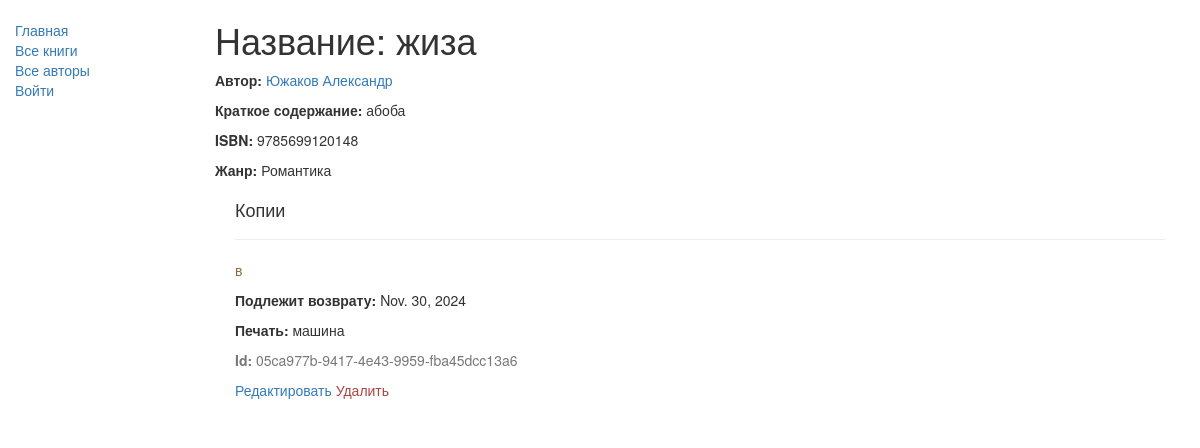
Page /catalog/book/3 on the earlier database version.
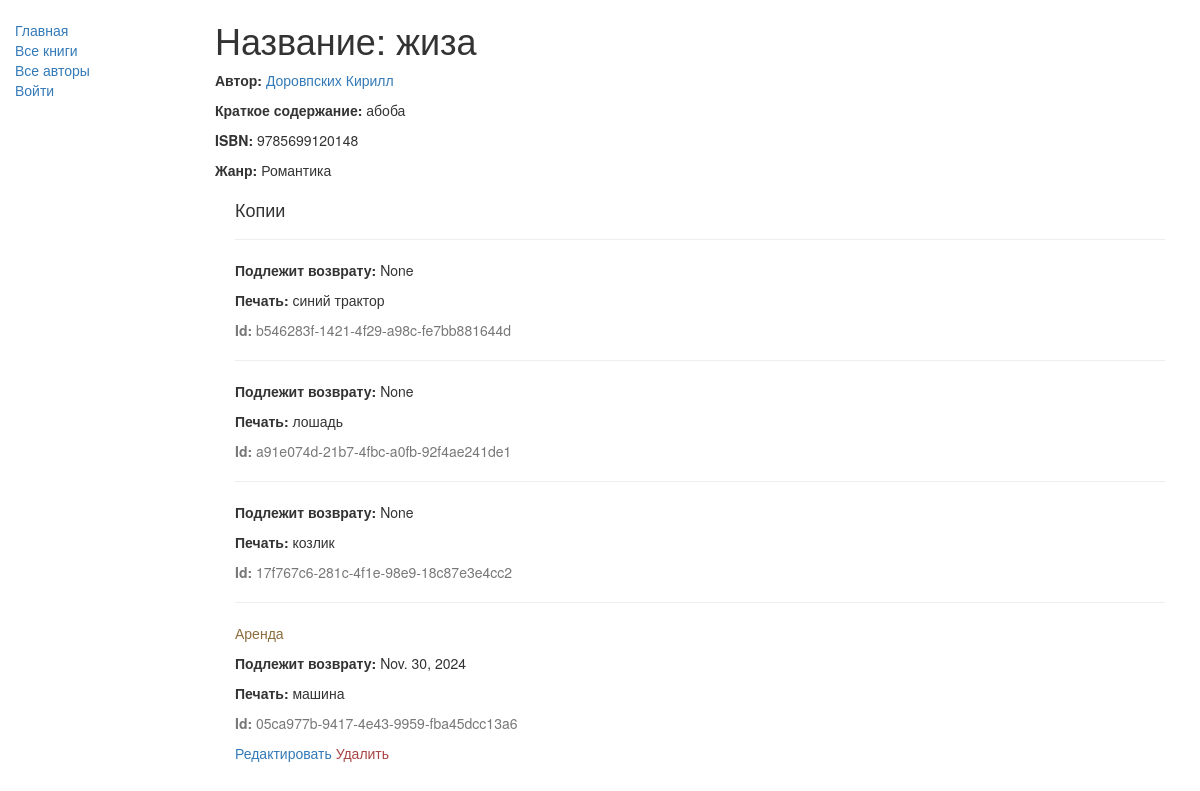
Same page on the later database version.
### catalog/models.py (models this page shows, shortened)
class Book(models.Model):
    DoesNotExist = None
    objects = None
    title = models.CharField(max_length=200)
    author = models.ForeignKey('Author', on_delete=models.SET_NULL, null=True)
    summary = models.TextField(max_length=1000, help_text="Введите краткое описание книги")
    isbn = models.CharField('ISBN',max_length=13, help_text='13 Символов <a href="https://www.isbn-international.org/content/what-isbn">ISBN номер</a>')
    genre = models.ManyToManyField('Genre', help_text="Выберите жанр для этой книги")
    def display_genre(self):
        """
        Creates a string for the Genre. This is required to display genre in Admin.
        """
        return ', '.join([ genre.name for genre in self.genre.all()[:3] ])
    display_genre.short_description = 'Genre'

class Author(models.Model):
    first_name = models.CharField(max_length=100)
    last_name = models.CharField(max_length=100)
    date_of_birth = models.DateField(null=True, blank=True)
    date_of_death = models.DateField('Died', null=True, blank=True)
    def __str__(self):
        return f'{self.last_name} {self.first_name}'

class Genre(models.Model):
    name = models.CharField(max_length=200, help_text="Укажите жанр книги (например, научная фантастика, французская поэзия и т.д.).")
    def __str__(self):
        return self.name

class BookInstance(models.Model):
    id = models.UUIDField(primary_key=True, default=uuid.uuid4, help_text="Уникальный идентификатор для этой конкретной книги во всей библиотеке")
    book = models.ForeignKey('Book', on_delete=models.SET_NULL, null=True)
    imprint = models.CharField(max_length=200)
    due_back = models.DateField(null=True, blank=True)
    borrower = models.ForeignKey(User, on_delete=models.SET_NULL, null=True, blank=True)
    LOAN_STATUS = (
        ('m', 'Обслуживание'),
        ('o', 'Аренда'),
        ('a', 'Доступен'),
        ('r', 'Зарезервирован'),
    )
    status = models.CharField(max_length=1, choices=LOAN_STATUS, blank=True, default='п', help_text='Доступность книги')
    class Meta:
        ordering = ["due_back"]
        permissions = (("can_mark_returned", "Set book as returned"),)

### catalog/views.py (the view)
# urls.py: url(r'^book/(?P<pk>\d+)$', views.BookDetailView.as_view(), name='book-detail'),
class BookDetailView(generic.DetailView):
    model = Book

### catalog/templates/catalog/book_detail.html
{% extends "base_generic.html" %}
{% block content %}
  <h1>Название: {{ book.title }}</h1>
  <p><strong>Автор:</strong> <a href="{% url 'author-detail' book.author.pk %}">{{ book.author }}</a></p>
  <p><strong>Краткое содержание:</strong> {{ book.summary }}</p>
  <p><strong>ISBN:</strong> {{ book.isbn }}</p>
  <p><strong>Жанр:</strong> {% for genre in book.genre.all %} {{ genre }}{% if not forloop.last %}, {% endif %}{% endfor %}</p>
  <div style="margin:20px">
    <h4>Копии</h4>
    {% for copy in book.bookinstance_set.all %}
    <hr>
    <p class="{% if copy.status == 'a' %}text-success{% elif copy.status == 'd' %}text-danger{% else %}text-warning{% endif %}">{{ copy.get_status_display }}</p>
    {% if copy.status != 'a' %}<p><strong>Подлежит возврату:</strong> {{copy.due_back}}</p>{% endif %}
    <p><strong>Печать:</strong> {{copy.imprint}}</p>
    <p class="text-muted"><strong>Id:</strong> {{copy.id}}</p>
    {% endfor %}
    <span class="h5">
      <a href="{% url 'book_update' book.pk %}">Редактировать</a>
      <a class="text-danger" href="{% url 'book_delete' book.pk %}">Удалить</a>
    </span>
  </div>
{% endblock %}

### catalog/templates/base_generic.html (shortened to what this page needs)
<!doctype html>
<html lang="en">
  <head>
    <link
      rel="stylesheet"
      href="https://maxcdn.bootstrapcdn.com/bootstrap/3.3.7/css/bootstrap.min.css" />
    {% load static %}
    <link rel="stylesheet" href="{% static 'css/styles.css' %}" />
  </head>
  <body>
  <div class="container-fluid mt-3">
      <div class="row">
          <div class="col-sm-2">
              {% block sidebar %}
              <ul class="sidebar-nav">
                  <li><a href="{% url 'index' %}">Главная</a></li>
                  <li><a href="{% url 'books' %}">Все книги</a></li>
                  <li><a href="{% url 'authors' %}">Все авторы</a></li>
                  {% if user.is_authenticated %}
                  <hr>
                    <li class="mt-4">Аккаунт: <span class="text-secondary">{{ user.get_username }}</span></li>
                    <li><a href="{% url 'my-borrowed' %}">Мои книги</a></li>
                    <li><a href="{% url 'logout'%}?next={{request.path}}">Выйти</a></li>
                  {% else %}
                    <li class="mt-4"><a href="{% url 'login'%}?next={{request.path}}">Войти</a></li>
                  {% endif %}
              </ul>
              {% endblock %}
          </div>
          <div class="col-sm-10">{% block content %}{% endblock %}
          </div>
      </div>
  </div>
  </body>
</html>

### catalog/static/css/styles.css (style rules this page uses)
.sidebar-nav { margin-top: 20px; padding: 0; list-style: none; }

Differences in the rows shown:
changed Book "жиза": author "Южаков Александр" → "Доровпских Кирилл"
added BookInstance: due_back "None", imprint "синий трактор", id "b546283f-1421-4f29-a98c-fe7bb881644d"
added BookInstance: due_back "None", imprint "лошадь", id "a91e074d-21b7-4fbc-a0fb-92f4ae241de1"
added BookInstance: due_back "None", imprint "козлик", id "17f767c6-281c-4f1e-98e9-18c87e3e4cc2"
changed BookInstance "машина": status "в" → "Аренда"
